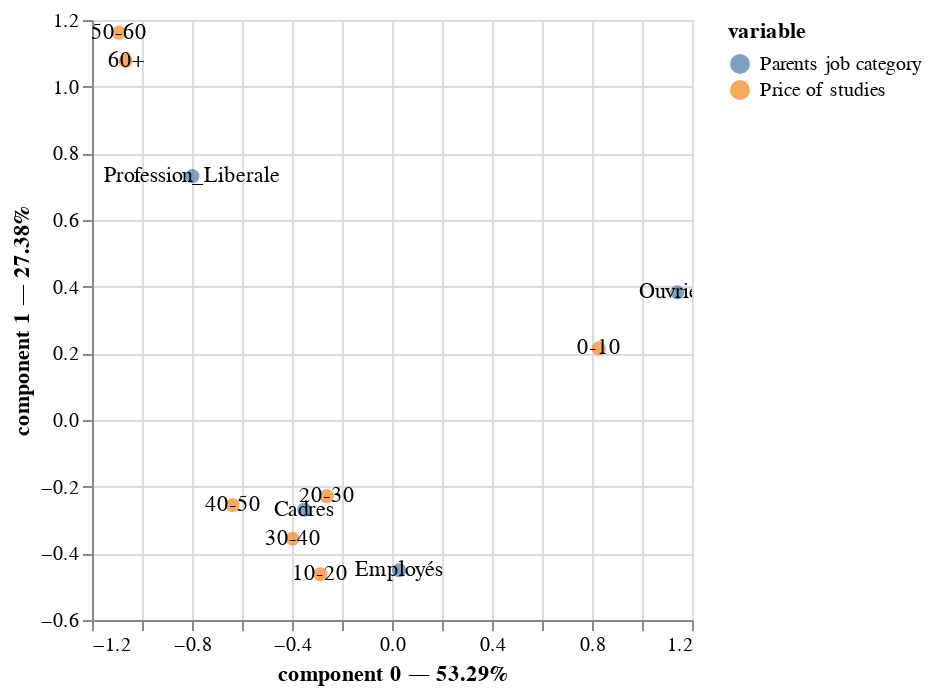

The notebook cell this image was saved under:
### Markdown cell above
#### Question 5 : Same question for the second crosstable

### Code cell
ca = prince.CA(n_components=2,copy=True)
ca.fit(tab_PC)

ca.plot(tab_PC,x_component=0,y_component=1,show_row_markers=True,show_column_markers=True,show_row_labels=True,show_column_labels=True)

### Figure 1 — Vega-Lite specification as saved in the notebook (floating-point values rounded to 4 significant figures)
{"config": {"view": {"continuousWidth": 300, "continuousHeight": 300}}, "layer": [{"data": {"name": "data-223150dd06cd7ef24fd269432f192957"}, "mark": {"type": "circle", "size": 50}, "encoding": {"color": {"field": "variable", "type": "nominal"}, "tooltip": [{"field": "variable", "type": "nominal"}, {"field": "value", "type": "nominal"}, {"field": "component 0", "type": "quantitative"}, {"field": "component 1", "type": "quantitative"}], "x": {"axis": {"title": "component 0 — 53.29%"}, "field": "component 0", "scale": {"zero": false}, "type": "quantitative"}, "y": {"axis": {"title": "component 1 — 27.38%"}, "field": "component 1", "scale": {"zero": false}, "type": "quantitative"}}, "name": "view_4"}, {"data": {"name": "data-223150dd06cd7ef24fd269432f192957"}, "mark": {"type": "text"}, "encoding": {"text": {"field": "label", "type": "nominal"}, "x": {"axis": {"title": "component 0 — 53.29%"}, "field": "component 0", "scale": {"zero": false}, "type": "quantitative"}, "y": {"axis": {"title": "component 1 — 27.38%"}, "field": "component 1", "scale": {"zero": false}, "type": "quantitative"}}}, {"data": {"name": "data-2896f8be5b5fc1cde9bbd8cb57845889"}, "mark": {"type": "circle", "size": 50}, "encoding": {"color": {"field": "variable", "type": "nominal"}, "tooltip": [{"field": "variable", "type": "nominal"}, {"field": "value", "type": "nominal"}, {"field": "component 0", "type": "quantitative"}, {"field": "component 1", "type": "quantitative"}], "x": {"axis": {"title": "component 0 — 53.29%"}, "field": "component 0", "scale": {"zero": false}, "type": "quantitative"}, "y": {"axis": {"title": "component 1 — 27.38%"}, "field": "component 1", "scale": {"zero": false}, "type": "quantitative"}}}, {"data": {"name": "data-2896f8be5b5fc1cde9bbd8cb57845889"}, "mark": {"type": "text"}, "encoding": {"text": {"field": "label", "type": "nominal"}, "x": {"axis": {"title": "component 0 — 53.29%"}, "field": "component 0", "scale": {"zero": false}, "type": "quantitative"}, "y": {"axis": {"title": "component 1 — 27.38%"}, "field": "component 1", "scale": {"zero": false}, "type": "quantitative"}}}], "params": [{"name": "param_4", "select": {"type": "interval", "encodings": ["x", "y"]}, "bind": "scales", "views": ["view_4"]}], "$schema": "https://vega.github.io/schema/vega-lite/v5.17.0.json", "datasets": {"data-223150dd06cd7ef24fd269432f192957": [{"component 0": -0.3509, "component 1": -0.2693, "variable": "Parents job category", "value": "Cadres", "label": "Cadres"}, {"component 0": 0.02846, "component 1": -0.4506, "variable": "Parents job category", "value": "Employés", "label": "Employés"}, {"component 0": 1.142, "component 1": 0.383, "variable": "Parents job category", "value": "Ouvriers", "label": "Ouvriers"}, {"component 0": -0.7986, "component 1": 0.7315, "variable": "Parents job category", "value": "Profession_Liberale", "label": "Profession_Liberale"}], "data-2896f8be5b5fc1cde9bbd8cb57845889": [{"component 0": 0.8272, "component 1": 0.2147, "variable": "Price of studies", "value": "0-10", "label": "0-10"}, {"component 0": -0.2868, "component 1": -0.4627, "variable": "Price of studies", "value": "10-20", "label": "10-20"}, {"component 0": -0.2612, "component 1": -0.2284, "variable": "Price of studies", "value": "20-30", "label": "20-30"}, {"component 0": -0.3976, "component 1": -0.3562, "variable": "Price of studies", "value": "30-40", "label": "30-40"}, {"component 0": -0.6379, "component 1": -0.2559, "variable": "Price of studies", "value": "40-50", "label": "40-50"}, {"component 0": -1.093, "component 1": 1.162, "variable": "Price of studies", "value": "50-60", "label": "50-60"}, {"component 0": -1.065, "component 1": 1.077, "variable": "Price of studies", "value": "60+", "label": "60+"}]}}
